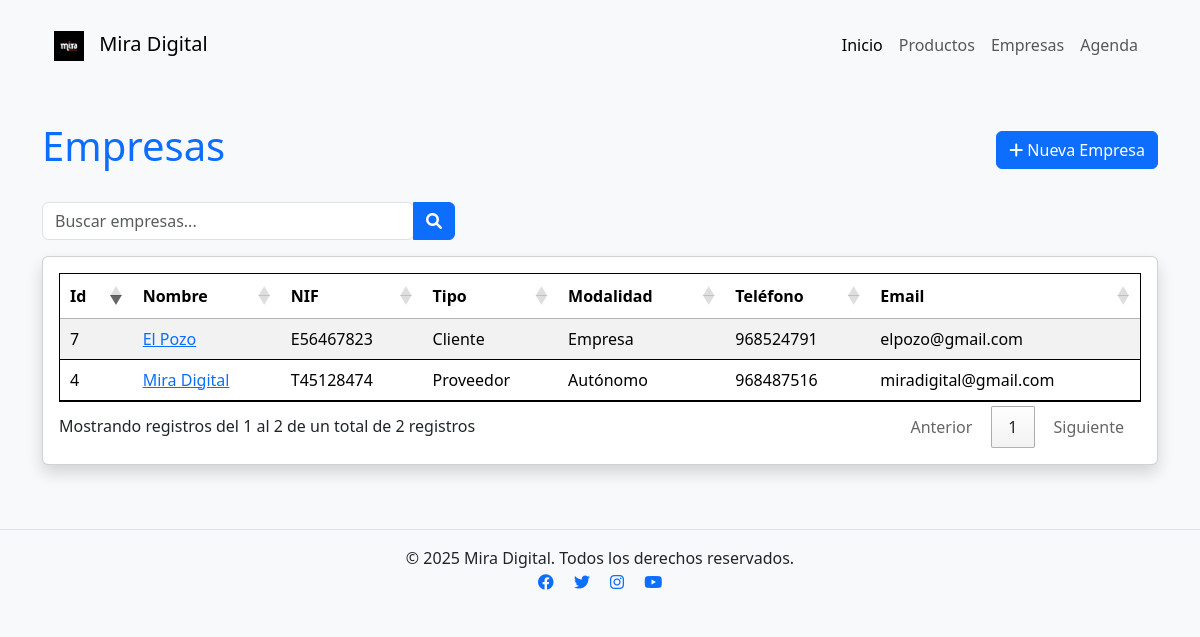
The page /empresas.php on the database its author committed.
### tables this page shows
CREATE TABLE `empresas` (
  `id` int(11) NOT NULL,
  `nombre` varchar(40) NOT NULL,
  `nif` varchar(15) NOT NULL,
  `tipo` varchar(40) NOT NULL,
  `modalidad` varchar(40) NOT NULL,
  `tlf` int(9) NOT NULL,
  `email` varchar(50) NOT NULL
);

### empresas.php (the view, shortened to what this page needs)
<!DOCTYPE html>
<head>
    <link href="https://cdn.jsdelivr.net/npm/bootstrap@5.3.3/dist/css/bootstrap.min.css" rel="stylesheet">
    <link rel="stylesheet" href="https://cdn.datatables.net/1.13.6/css/jquery.dataTables.min.css">
    <link href="https://cdnjs.cloudflare.com/ajax/libs/font-awesome/6.0.0/css/all.min.css" rel="stylesheet">
</head>
<body class="bg-light">
    <div class="card-body" style="padding: 1rem 1.25rem;">
    <?php require_once("conectar.php"); ?>
    <header>
        <div class="container">
    <main class="container my-5">
        <div class="d-flex justify-content-between align-items-center mb-4">
            <h1 class="text-primary">Empresas</h1>
            <button type="button" class="btn btn-primary" data-bs-toggle="modal" data-bs-target="#nuevaempresa">
                <i class="fas fa-plus"></i> Nueva Empresa
            </button>
        </div>
        <div class="input-group mb-3">
                <div class="col-md-6 col-lg-4">
                    <input type="search" class="form-control" id="searchbox" placeholder="Buscar empresas...">
                 </div>
                 <button class="btn btn-primary"><i class="fas fa-search"></i></button>
            </div>
        <div class="card shadow">
            <div class="card-body">
                <div class="table-responsive">
                    <table id="empresaTabla" class="table table-striped " style="width:100%; border: 1px solid black;">
                        <thead>
                            <tr">
                                <th>Id</th>
                                <th>Nombre</th>
                                <th>NIF</th>
                                <th>Tipo</th>
                                <th>Modalidad</th>
                                <th>Teléfono</th>
                                <th>Email</th>
                        </thead>
                        <tbody>
                            <?php
                            $datos = $dbh->prepare("SELECT * FROM empresas");
                            $datos->execute();
                            $dat = $datos->fetchAll();
                            foreach ($dat as $row) {
                            ?>
                                <tr>
                                    <td><?php echo $row['id']; ?></td>
                                    <td><a href="editar_empresa.php?id=<?php echo $row['id']; ?>"><?php echo htmlspecialchars($row["nombre"]); ?></a></td>
                                    <td><?php echo $row['nif']; ?></td>
                                    <td><?php echo $row['tipo']; ?></td>
                                    <td><?php echo $row['modalidad']; ?></td>
                                    <td><?php echo $row['tlf']; ?></td>
                                    <td><?php echo $row['email']; ?></td>
                                </tr>
                            <?php
                            }
                            ?>
                        </tbody>
                    </table>
                </div>
            </div>
    </main>
    <body class="bg-light">
    </body>
    <?php include('crear-empresa.php'); ?>
</body>
</html>

### rows shown on the page
empresas: id "4", nombre "Mira Digital", nif "T45128474", tipo "Proveedor", modalidad "Autónomo", tlf "968487516", email "miradigital@gmail.com"
empresas: id "7", nombre "El Pozo", nif "E56467823", tipo "Cliente", modalidad "Empresa", tlf "968524791", email "elpozo@gmail.com"
